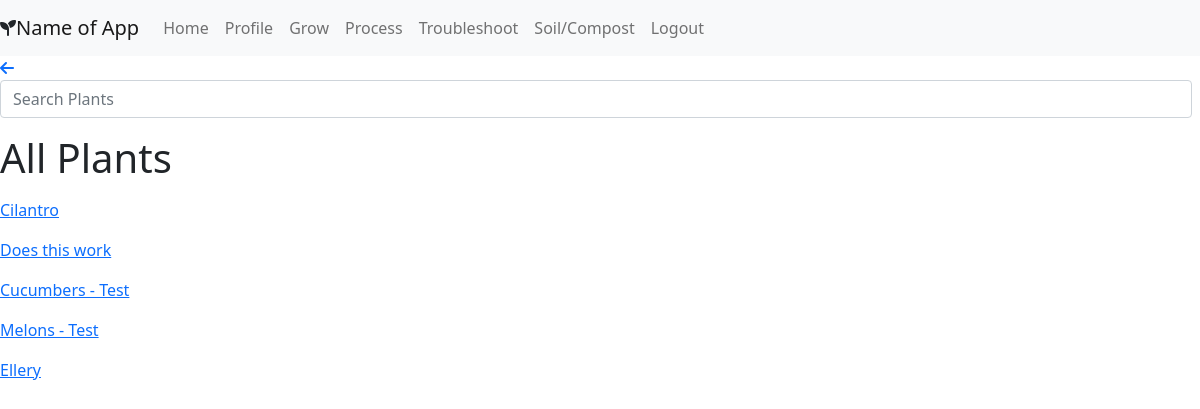
Screenshot of /grow/all_plants with the database file from the repository.
### portfolio/models.py (models this page shows, shortened)
class Plant(models.Model):
    users_like = models.ManyToManyField(User, related_name = "plants_liked")
    category = models.CharField(max_length = 45)
    name = models.CharField(max_length = 45)
    plant_pic = models.ImageField(upload_to=None, height_field=None, width_field=None, max_length=100, blank=True, null=True)
    latin_name = models.CharField(max_length = 45, null=True)
    sun = models.CharField(max_length = 45, null=True)
    water = models.CharField(max_length = 255, null=True)
    spacing = models.CharField(max_length = 45, null=True)
    height_width = models.CharField(max_length = 45, null=True)
    days_to_harvest = models.CharField(max_length = 45, null=True)
    pH = models.CharField(max_length = 45, null=True)
    planting = models.TextField(null = True)
    family=models.CharField(max_length = 45, null=True)
    soil_reqs = models.TextField(null = True)
    companion_plants = models.TextField(null = True)
    dont_plant_near = models.TextField(null = True)
    pruning = models.TextField(null = True)
    harvesting = models.TextField(null = True)
    common_pests = models.TextField(null = True)
    medicinal_props = models.TextField(null = True)
    edibility = models.TextField(null = True)
    other_uses = models.TextField(null = True)
    specific_notes = models.TextField(null = True)
    created_at = models.DateTimeField(auto_now_add=True)
    updated_at = models.DateTimeField(auto_now=True)
    objects = PlantManager()

### portfolio/views.py (the view)
# urls.py: path('grow/all_plants', views.all_plants),
def all_plants(request):
    context={
        'all_plants': Plant.objects.all()
    }
    return render(request, 'all_plants.html', context)

### portfolio/templates/all_plants.html (shortened to what this page needs)
<!DOCTYPE html>
<html lang="en">
<head>
    <link href="https://cdn.jsdelivr.net/npm/bootstrap@5.0.0-beta3/dist/css/bootstrap.min.css" rel="stylesheet"
>
    <link rel="stylesheet" href="https://cdn.jsdelivr.net/npm/bootstrap-icons@1.4.1/font/bootstrap-icons.css">
    {% load static %}
    <link rel="stylesheet" href="{% static 'css/styles.css' %}">
</head>
<body>
    <div>
        <nav class="navbar navbar-expand-lg navbar-light bg-light sticky-top">
            <i class="fas fa-seedling"></i><a class="navbar-brand" href="#"> Name of App</a>
            <div class="collapse navbar-collapse" id="navbarNavAltMarkup">
                <div class="navbar-nav">
                    <a class="nav-item nav-link" href="/home">Home</a>
                    <a class="nav-item nav-link" href="/profile/{{current_user.id}}">Profile</a>
                    <a class="nav-item nav-link" href="/grow">Grow</a>
                    <a class="nav-item nav-link" href="#">Process</a>
                    <a class="nav-item nav-link" href="#">Troubleshoot</a>
                    <a class="nav-item nav-link" href="/soil">Soil/Compost</a>
                    <a class="nav-item nav-link" href="/logout">Logout</a>
                </div>
            </div>
        </nav>
    </div>
    <a href="javascript:history.back()"><i class="fas fa-arrow-left"></i></a>
        <form class="d-flex" id="plant_search" method="POST">
            <input class="form-control me-2" id="searchbar" type="text" name="search"
                placeholder="Search Plants">
        </form>
    <h1>All Plants</h1>
    {% for plant in all_plants %}
    <a href="/grow/details/{{plant.id}}">
        <p>{{plant.name}}</p>
    </a>
    {% endfor %}
</body>
</html>

### portfolio/static/css/styles.css (style rules this page uses)
* { margin: 0; padding: 0; }

### rows the page displays
Plant: name "Cilantro"
Plant: name "Does this work"
Plant: name "Cucumbers - Test"
Plant: name "Melons - Test"
Plant: name "Ellery"
